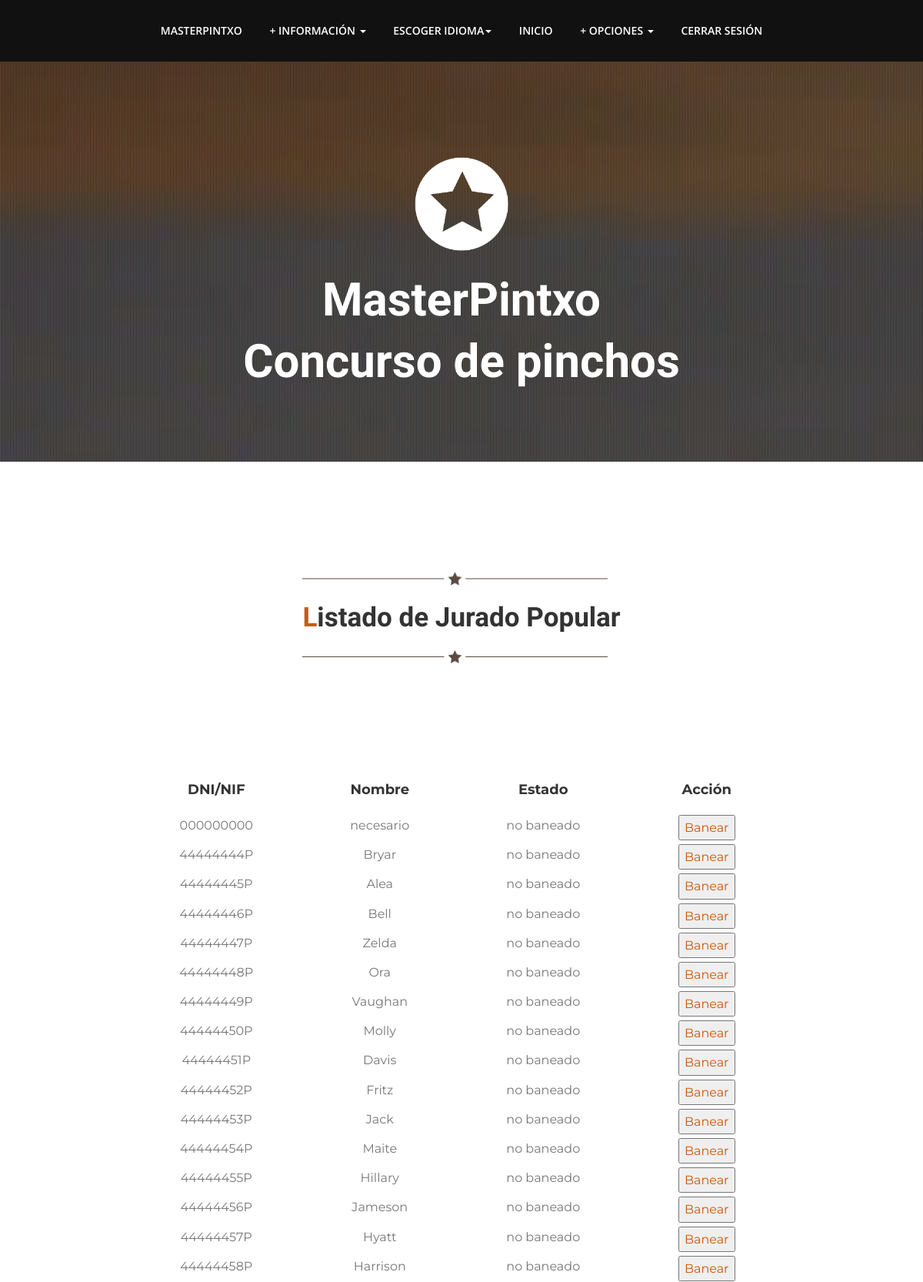
The page /index.php?controller=organizador&action=listarJPop (signed in, upper part) on the database its author committed.
### tables this page shows
CREATE TABLE IF NOT EXISTS `JuradoPopular` (
  `nombreJP` VARCHAR(20) NOT NULL COMMENT '',
  `dniJP` VARCHAR(9) NOT NULL COMMENT '',
  `direccion` VARCHAR(45) NOT NULL COMMENT '',
  `cp` INT NOT NULL COMMENT '',
  `contrasenhaJP` VARCHAR(45) NOT NULL COMMENT '',
  `apellidosJP` VARCHAR(45) NOT NULL COMMENT '',
  PRIMARY KEY (`dniJP`)  COMMENT '');

### nucleo/ViewManager.php (called while the page is built, shortened)
<?php
class ViewManager {
  private $variables = array();
  public function setVariable($varname, $value, $flash=false) {
    $this->variables[$varname] = $value;
  }
  public function getVariable($varname, $default=NULL) {
    return $this->variables[$varname];
  }
  public function render($controller, $viewname) {
    include(__DIR__."/../vistas/$controller/$viewname.php");
  }
  private static $viewmanager_singleton = NULL;
  public static function getInstance() {
    if (self::$viewmanager_singleton == null) {
      self::$viewmanager_singleton = new ViewManager();
    }
    return self::$viewmanager_singleton;
  }
}

### index.php (called while the page is built, shortened)
<?php
function run() {
  try {
    $controller = loadController($_GET["controller"]);
    $actionName = $_GET["action"];
    $controller->$actionName();
  } catch(Exception $ex) {
    die("An exception occured!!!!!".$ex->getMessage());
  }
}
function loadController($controllerName) {
  return new $controllerClassName();
}
run();
?>

### vistas/messages/messages_es.php (called while the page is built)
<?php
  $i18n_messages = array()
?>

### nucleo/I18n.php (called while the page is built, shortened)
<?php
class I18n {
  private $messages;
  public function setLanguage($language) {
    $this->messages = $i18n_messages;
  }
  public function i18n($key) {
    if (isset($this->messages[$key])){
      return $this->messages[$key];
    }else{
      return $key;
    }
  }
  private static $i18n_singleton = null;
  public static function getInstance() {
    if (self::$i18n_singleton == NULL) {
      self::$i18n_singleton = new I18n();
    }
    return self::$i18n_singleton;
  }
}
	function i18n($key) {
  return I18n::getInstance()->i18n($key);
}

### model/JuradoPopularMapper.php (called while the page is built, shortened)
<?php
require_once(__DIR__ . "/../nucleo/PDOConnection.php");
class JuradoPopularMapper
{
    private $db;
    public function __construct()
    {
        $this->db = PDOConnection::getInstance();
    }
    public function listarJurados(){
        $stmt = $this->db->query("select * from JuradoPopular");
        return $stmt->fetchAll(PDO::FETCH_ASSOC);
    }
}

### nucleo/PDOConnection.php (called while the page is built)
<?php
class PDOConnection {
  private static $dbhost = "127.0.0.1";
  private static $dbname = "G_31MasterPintxo";
  private static $dbuser = "adminG31";
  private static $dbpass = "bfd59291e825b5f2bbf1eb76569f8fe7.";
  private static $db_singleton = null;
  public static function getInstance() {
    if (self::$db_singleton == null) {
      self::$db_singleton = new PDO(
	"mysql:host=".self::$dbhost.";dbname=".self::$dbname.";charset=utf8",
	self::$dbuser,
	self::$dbpass,
	array(
	  PDO::ATTR_EMULATE_PREPARES => false,
	  PDO::ATTR_ERRMODE => PDO::ERRMODE_EXCEPTION
	)
      );
    }
    return self::$db_singleton;
  }
}
?>

### vistas/organizador/listaJPop.php (the view, shortened to what this page needs)
<?php
require_once(__DIR__ . "/../../nucleo/ViewManager.php");
$view = ViewManager::getInstance();
$lista=$view->getVariable("listado");
?>
<li class="menuItem"><a href="index.php?controller=usuario&amp;action=index#seccionI"><?= i18n("Inicio")?></a></li>
<li class="dropdown">
    <a href="#" class="dropdown-toggle" data-toggle="dropdown" role="button" aria-expanded="false"><?= i18n("+ opciones")?> <span class="caret"></span></a>
</li>
<li class="menuItem"><a href="index.php?controller=usuario&amp;action=logout"><?= i18n("Cerrar sesi&oacute;n")?></a></li>
</ul>
</div>
</div>
</div>
</div>
</div>
</div>
</div>
</div>
</header>
<section id="seccionL">
    <div class="container">
        <div class="heading">
            <img class="dividerline" src="img/sep.png" alt="separador">
            <h2><?= i18n("Listado de Jurado Popular")?></h2>
            <img class="dividerline" src="img/sep.png" alt="separador">
            <h3><br></h3>
            <h3><br></h3>
        </div>
    </div>
    <div class="container control tabla">
        <div class="row tituloTab">
            <div class="col-md-3">
                <h4>DNI/NIF</h4>
            </div>
            <div class="col-md-3">
                <h4><?= i18n("Nombre")?></h4>
            </div>
            <div class="col-md-3">
                <h4><?= i18n("Estado")?></h4>
            </div>
            <div class="col-md-3">
                <h4><?= i18n("Acci&oacute;n")?></h4>
            </div>
        </div>
        <?php foreach($lista as $jp): ?>
        <div class="row usuTab">
            <div class="col-md-3">
                <?php echo $jp["dniJP"]; ?>
            </div>
            <div class="col-md-3">
                <?php echo $jp["nombreJP"]; ?>
            </div>
            <div class="col-md-3">
                <?php echo $jp["estado"]; ?>
            </div>
            <div class="col-md-3">
            <?php if($jp["estado"]=="baneado"){
                    echo '<a href="index.php?controller=organizador&amp;action=desbanear&amp;listar=listarJPop&amp;idUsuario='.$jp["dniJP"].'"><button class="submit button" type="button">'.i18n("Desbanear").'</button></a>';
                }else{
                    echo '<a href="index.php?controller=organizador&amp;action=banear&amp;listar=listarJPop&amp;idUsuario='.$jp["dniJP"].'"><button class="submit button" type="button">'.i18n("Banear").'</button></a>';
                }
            ?>
            </div>
        </div>
        <?php endforeach ; ?>
    </div>
</section>

### css/theme.css (style rules this page uses)
body { font-family:'Montserrat',sans-serif; font-size:16px; line-height:1.7; color:#777; font-weight:400; overflow-x:hidden; }
h1,h2,h3,h4,h5,h6 { color:#333; line-height:1.4; font-weight:700; }
a,a:hover { color:#cc580c; text-decoration: none; }
img { max-width: 100%; }
.nav>li>a { display:inline-block; }
.navbar-nav>li { float:none; display:inline-block; }
.navbar.navbar-inverse.navbar-static-top a { color:#fff; padding:31px 16px; line-height:18px; text-align:center; }
.heading { padding-bottom:15px; text-align:center; max-width:960px; margin:0px auto; padding-top:80px; }
.heading h2 { font-weight:700; font-family:'Playball',cursive; font-size:35px; color:#333; margin:0; padding:5px; }
.heading h2::first-letter { color:#cc580c; }
.heading h3 { font-size:16px; line-height:1.7; }

### css/estilo.css (style rules this page uses)
.control { text-align: center; width: 50%; padding: 10px; }
.tabla { width: 70%; margin: 0 auto; }
.tituloTab { padding-bottom: 5px; margin-bottom: 5px; }
.usuTab { padding-bottom: 5px; }

### rows shown on the page
juradopopular: dniJP "000000000", nombreJP "necesario", estado "no baneado"
juradopopular: dniJP "44444444P", nombreJP "Bryar", estado "no baneado"
juradopopular: dniJP "44444445P", nombreJP "Alea", estado "no baneado"
juradopopular: dniJP "44444446P", nombreJP "Bell", estado "no baneado"
juradopopular: dniJP "44444447P", nombreJP "Zelda", estado "no baneado"
juradopopular: dniJP "44444448P", nombreJP "Ora", estado "no baneado"
juradopopular: dniJP "44444449P", nombreJP "Vaughan", estado "no baneado"
juradopopular: dniJP "44444450P", nombreJP "Molly", estado "no baneado"
juradopopular: dniJP "44444451P", nombreJP "Davis", estado "no baneado"
juradopopular: dniJP "44444452P", nombreJP "Fritz", estado "no baneado"
juradopopular: dniJP "44444453P", nombreJP "Jack", estado "no baneado"
juradopopular: dniJP "44444454P", nombreJP "Maite", estado "no baneado"
juradopopular: dniJP "44444455P", nombreJP "Hillary", estado "no baneado"
juradopopular: dniJP "44444456P", nombreJP "Jameson", estado "no baneado"
juradopopular: dniJP "44444457P", nombreJP "Hyatt", estado "no baneado"
juradopopular: dniJP "44444458P", nombreJP "Harrison", estado "no baneado"

### other values the page prints
i18n("Concurso de pinchos") "Concurso de pinchos"
i18n("+ informaci&oacute;n") "+ INFORMACIÓN"
i18n("Escoger idioma") "ESCOGER IDIOMA"
i18n("Inicio") "INICIO"
i18n("+ opciones") "+ OPCIONES"
i18n("Cerrar sesi&oacute;n") "CERRAR SESIÓN"
i18n("Listado de Jurado Popular") "Listado de Jurado Popular"
i18n("Nombre") "Nombre"
i18n("Estado") "Estado"
i18n("Acci&oacute;n") "Acción"
